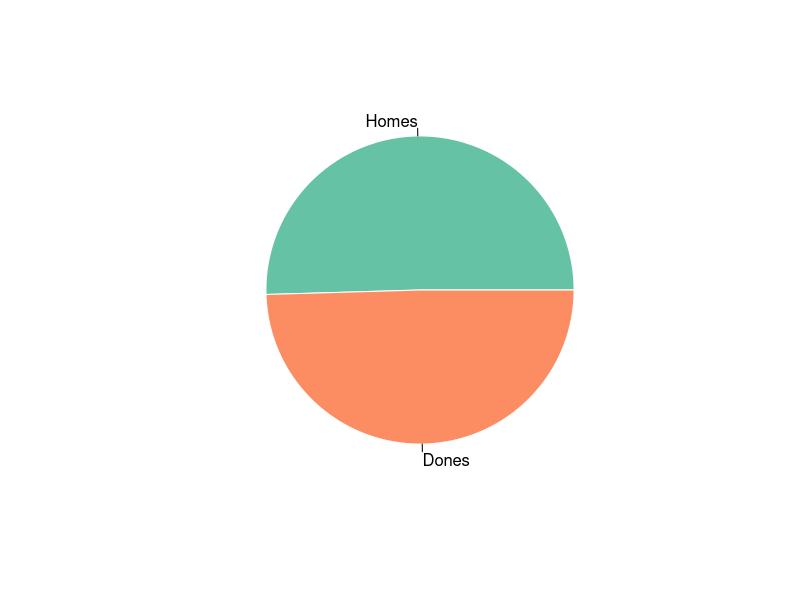
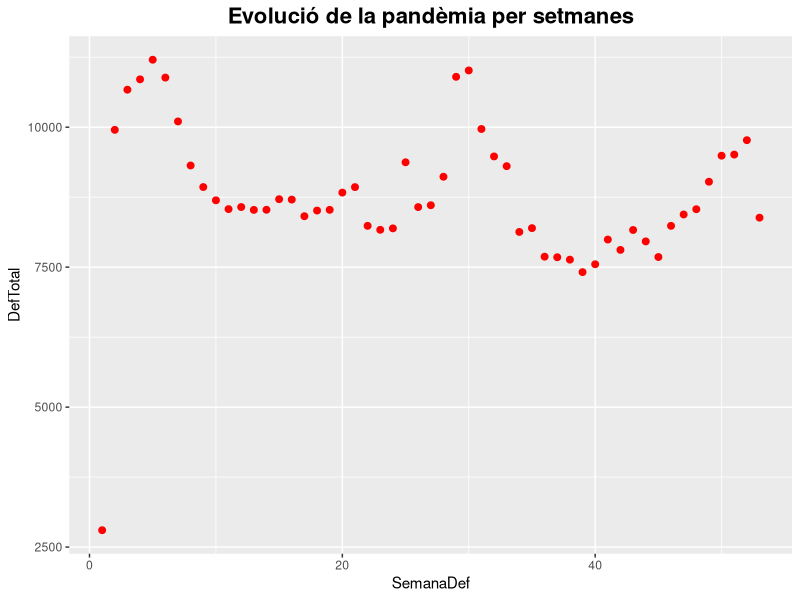
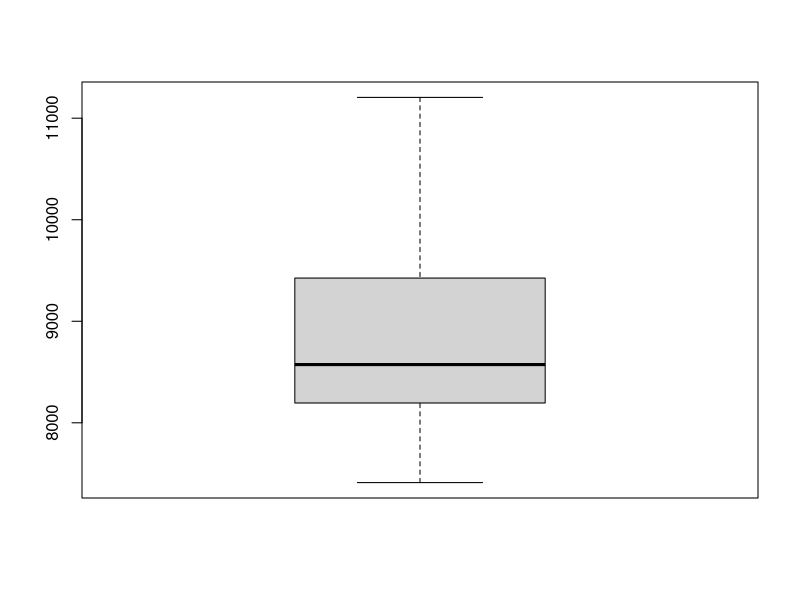

Generate these figures, in order, with R:
## ---- chunk 1
library(tidyverse)
library(RColorBrewer)
myPalette <- brewer.pal(5, "Set2")
## ---- chunk 2
df <- read.csv("covid.csv", header = TRUE, sep = ";", stringsAsFactors = FALSE)
str(df)
names(df) = c("Nacional", "CAut","Cv19","Sex","SemanaDef","DefTotal");
df <- df[,-1];
head(df)
## ---- chunk 3
cov_homes = filter(df, Sex== "Hombres", CAut == "", Cv19 == "Total")
cov_dones = filter(df, Sex== "Mujeres", CAut== "", Cv19 == "Total")
pie(c(cov_homes$DefTotal[1], cov_dones$DefTotal[1]) , labels = c("Homes", "Dones"), border="white", col = myPalette )

## ---- chunk 4
cov_Total <- filter(df, Sex == "Total", CAut == "", Cv19 == "Total")
cov_Total <- cov_Total[-1,]
cov_Total$SemanaDef <- c(1:53)

ggplot(cov_Total, aes(x = SemanaDef, y = DefTotal, group = DefTotal)) + geom_point(color = "red", size = 2) + labs(title = "Evolució de la pandèmia per setmanes")+ theme(plot.title = element_text(hjust = 0.5, size = 16, face = "bold", color = "black"))
## ---- chunk 5
library(ggplot2)
cov_Total <- cov_Total[-1,]
data = data.frame(cov_Total[,5]);
boxplot(data)
